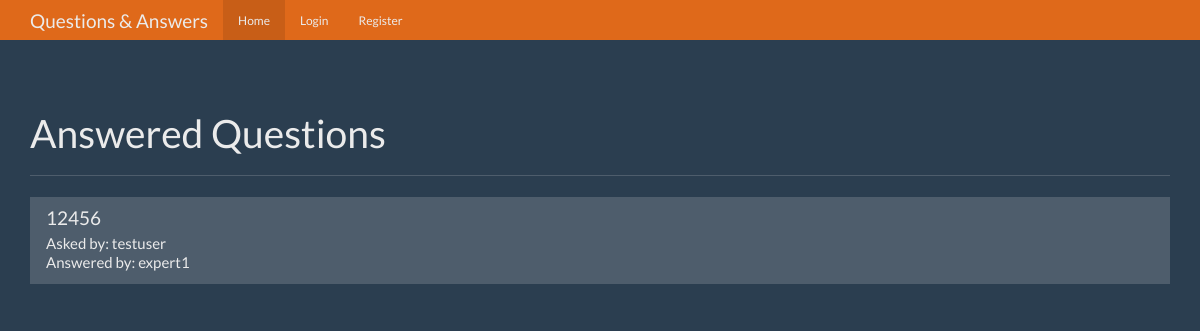
Before: / with the older database file.
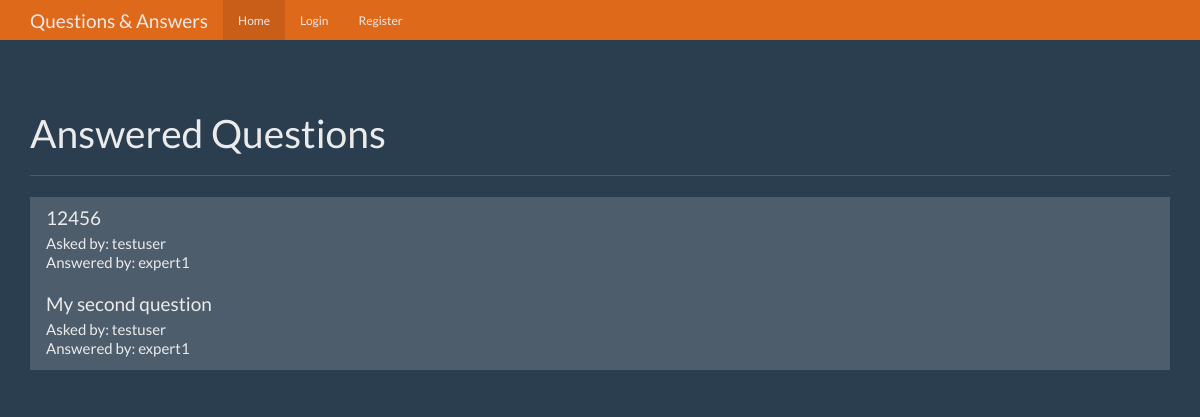
After: the same page with the newer database file.
### tables this page shows
CREATE TABLE questions (
    id integer primary key autoincrement,
    question_text text not null,
    answer_text text,
    asked_by_id integer not null,
    expert_id integer not null
);

CREATE TABLE "users" (
  "id" integer PRIMARY KEY AUTOINCREMENT,
  "name" text NOT NULL,
  "password" text NOT NULL,
  "expert" boolean NOT NULL,
  "admin" boolean NOT NULL
);

### app.py (the view)
@app.route('/')
def index():
    user = get_current_user()
    db = get_db()
    questions_cur = db.execute(
        'select questions.id as question_id, questions.question_text, askers.name as asker_name, '
        'experts.name as expert_name from questions join users as askers on askers.id = questions.asked_by_id '
        'join users as experts on experts.id = questions.expert_id '
        'where questions.answer_text is not null')
    questions_result = questions_cur.fetchall()
    return render_template('home.html', user=user, questions=questions_result)

### app.py (called while the page is built)
def get_current_user():
    user_result = None
    if 'user' in session:
        user = session['user']
        db = get_db()
        user_cur = db.execute('select id, name, password, expert, admin from users where name = ?', [user])
        user_result = user_cur.fetchone()
    return user_result

### database.py (called while the page is built)
def connect_db():
    sql = sqlite3.connect('q&a.db')
    sql.row_factory = sqlite3.Row
    return sql

def get_db():
    if not hasattr(g, 'sqlite3_db'):
        g.sqlite_db = connect_db()
    return g.sqlite_db

### templates/home.html (shortened to what this page needs)
{% extends "base.html" %}
{% from "show_links.html" import show_links %}
{% block nav %}
    {{ show_links(user) }}
{% endblock %}
{% block body %}
    <div class="page-header">
        <h1>Answered Questions</h1>
    </div>
    <div class="row">
        <div class="col-lg-12">
            <div class="list-group">
                {% for question in questions %}
                    <a href="{{ url_for('question', question_id=question['question_id']) }}" class="list-group-item">
                        <h4 class="list-group-item-heading">{{ question['question_text'] }}</h4>
                        <p class="list-group-item-text">Asked by: {{ question['asker_name'] }}</p>
                        <p class="list-group-item-text">Answered by: {{ question['expert_name'] }}</p>
                    </a>
                {% endfor %}
            </div>
        </div>
    </div>
{% endblock %}

### templates/base.html (shortened to what this page needs)
<!DOCTYPE html>
<html lang="en">
<head>
    <link href="{{ url_for('static', filename='bootstrap.min.css') }}" rel="stylesheet">
    <link href="{{ url_for('static', filename='theme.css') }}" rel="stylesheet">
</head>
<body>
<nav class="navbar navbar-inverse navbar-fixed-top">
    <div class="container">
        <div class="navbar-header">
            <a class="navbar-brand" href="{{ url_for('index') }}">Questions & Answers</a>
        </div>
        <div id="navbar" class="navbar-collapse collapse">
            {% block nav %}{% endblock %}
        </div>
    </div>
</nav>
<div class="container theme-showcase" role="main">
    {% block body %}{% endblock %}
</div>
</body>
</html>

### templates/show_links.html (shortened to what this page needs)
{% macro show_links(user) %}
    <ul class="nav navbar-nav">
        <li class="active"><a href="{{ url_for('index') }}">Home</a></li>
        {% if not user %}
            <li><a href="{{ url_for('login') }}">Login</a></li>
            <li><a href="{{ url_for('register') }}">Register</a></li>
        {% endif %}
    </ul>
{% endmacro %}

### static/theme.css (style rules this page uses)
body { padding-top: 70px; padding-bottom: 30px; }

Changed rows visible on the page:
added questions: question_text "My second question", asker_name "testuser", expert_name "expert1"
